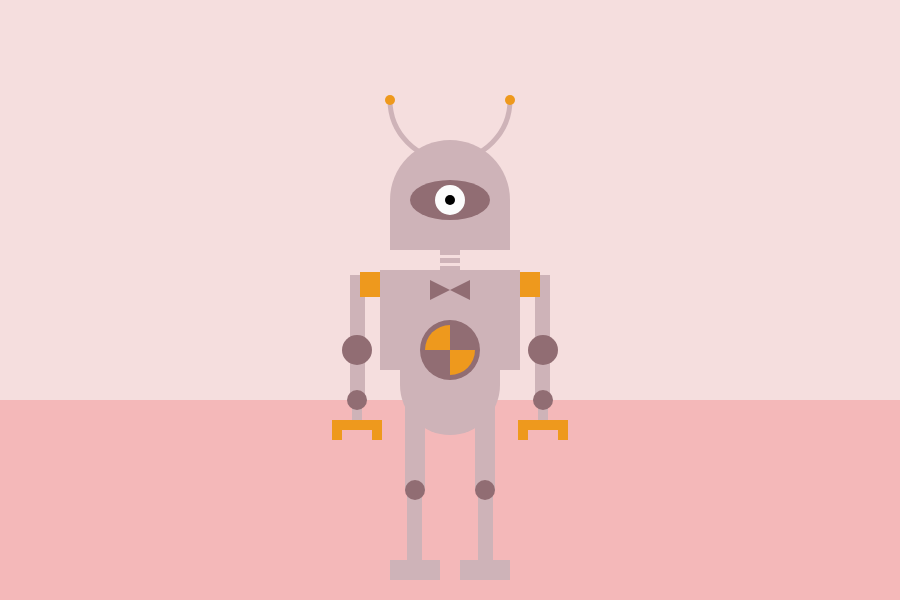
Frame 1 (no input)
Frame 60 (no input): identical to frame 1, image omitted
Frame 120 (the mouse pressed at the canvas centre since frame 60): identical to frame 1, image omitted

The p5.js sketch that drew this single still picture (run headless with seeded random() and noise() and a simulated clock; from frame 60 on, the mouse is pressed at the canvas centre):

// p5.js sketch
// ── sketch.js
function setup() {
	// define artboard size
	createCanvas(900,600);
	// Set here the values that are not changing all over the sketch

	noStroke();

}

function draw() {
	background(245, 222, 222);
	fill(244, 184, 185);
	translate(450, 300);
	noStroke();
	rect(-450, 100, 900, 200);

	//Head
	fill(206, 179, 184); //grey
	noFill()
	strokeWeight(5);
	stroke(206, 179, 184)
	arc(0,-200, 120, 120, 0, PI, OPEN);
	noStroke();
	fill(238, 153, 29); //yellow
	ellipse(-60, -200, 10);
	ellipse(60, -200, 10);
	fill(206, 179, 184); //grey
	rect(-60, -100, 120, 50);
	arc(0, -100, 120, 120, -PI, 0, CHORD);
	rect(-10, -50, 20, 5);
	rect(-10, -42, 20, 5);
	rect(-10, -34, 20, 5);
	//Eye
	fill(145,109,115) //dark brown
	arc(0, -100, 80, 40, -PI, 0, OPEN);
	arc(0, -100, 80, 40, 0, PI, OPEN);
	fill(252, 252, 252);
	arc(0, -100, 30, 30, -PI, 0, OPEN);
	arc(0, -100, 30, 30, 0, PI, OPEN);
	fill(0,0,0);
	ellipse(0,-100,10);
	fill(206, 179, 184)


	//Body
	rect(-70, -30, 140, 100);
	rect(-50, 70, 100, 15)
	arc(0, 85, 100, 100, 0, PI, CHORD);
	fill(252, 252, 252);
	//Papillon
	fill(145,109,115) //dark brown
	triangle(-20, -20, -20, 0, 0, -10);
	triangle(20, -20, 20, 0, 0, -10);

	ellipse(0,50,60);
	fill(238, 153, 29);
	arc(0, 50, 50, 50, 0, PI/2);
	arc(0, 50, 50, 50, PI, - PI/2);

	//Arms
	fill(206, 179, 184); //grey
	rect(-100, -25, 15, 70);
	rect(85, -25, 15, 70);
	rect(-100, 60, 15, 40);
	rect(85, 60, 15, 40);
	rect(-98,100, 10, 30);
	rect(88,100, 10, 30 );
	fill(238, 153, 29); //yellow
	rect(-90, -28, 20, 25);
	rect(70, -28, 20, 25);
	rect(-108, 120, 30, 10);
	rect(78, 120, 30, 10);
	rect(-118, 120, 10, 20);
	rect(-78, 120, 10, 20);
	rect(108, 120, 10, 20);
	rect(68, 120, 10, 20);
	fill(145,109,115) //dark brown
	ellipse(-93, 50, 30);
	ellipse(93, 50, 30);
	ellipse(-93, 100, 20);
	ellipse(93, 100, 20);
	//Legs
	fill(206, 179, 184); //grey
	rect(-45,100,20,90);
	rect(25,100,20,90);
	rect(-43,190,15,70);
	rect(28,190,15,70);
	rect(-60,260,50,20);
	rect(10,260,50,20);
	fill(145,109,115) //dark brown
	ellipse(-35,190,20);
	ellipse(35,190,20);



}
